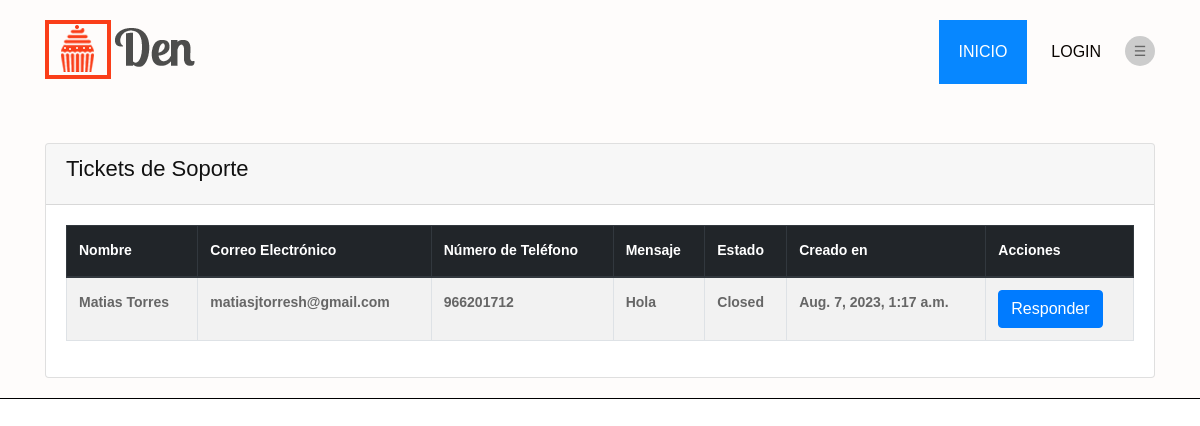
Page /create_ticket/ on the earlier database version.
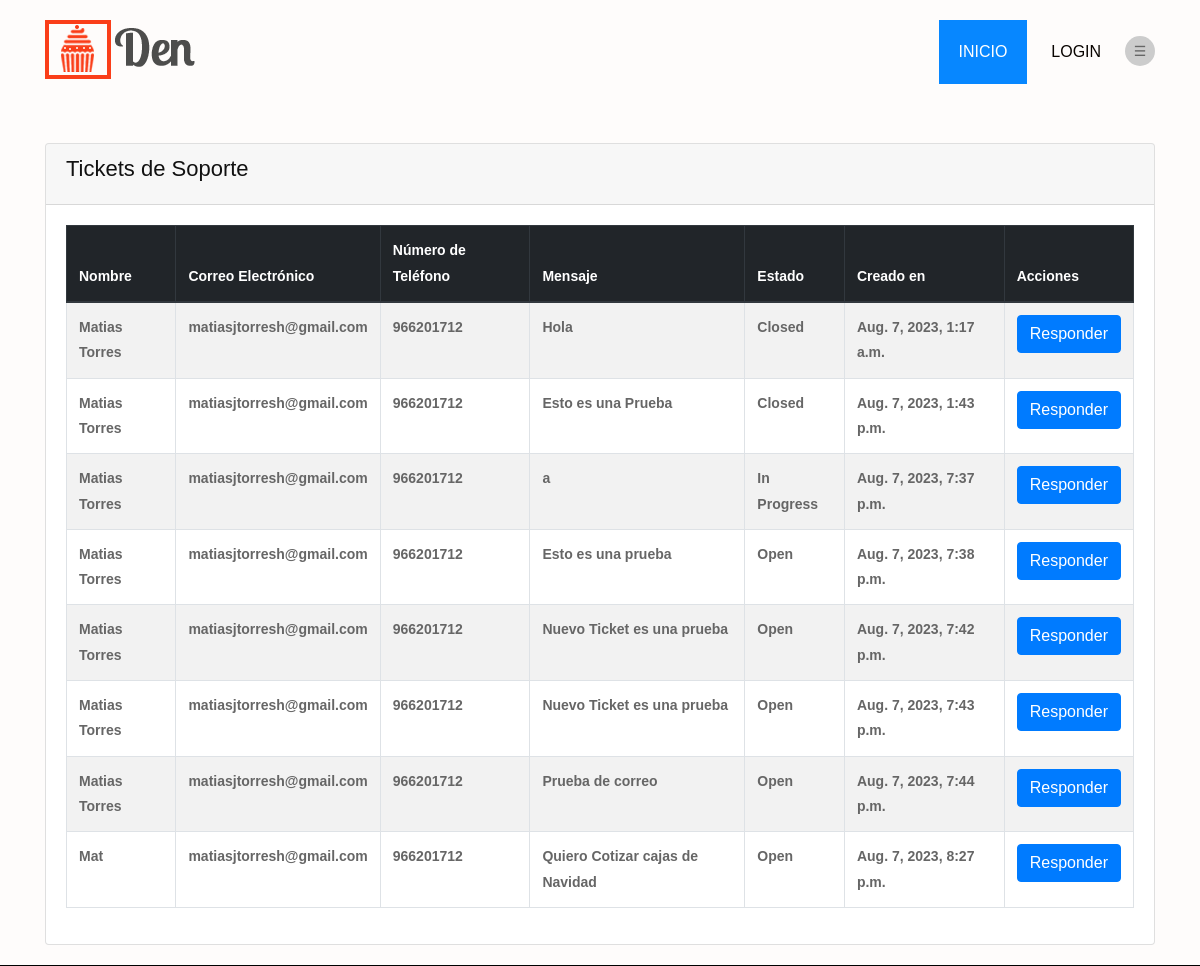
Same page on the later database version.
### core/models.py (models this page shows, shortened)
class Ticket(models.Model):
    STATUS_CHOICES = (
        ('Open', 'Abierto'),
        ('In Progress', 'En Progreso'),
        ('Closed', 'Cerrado'),
    )
    name = models.CharField(max_length=100)
    email = models.EmailField()
    phone_number = models.CharField(max_length=20)
    message = models.TextField()
    status = models.CharField(max_length=20, choices=STATUS_CHOICES, default='Open')
    created_at = models.DateTimeField(default=timezone.now)
    updated_at = models.DateTimeField(default=timezone.now)
    respuesta = models.TextField(blank=True, null=True)  # Campo para almacenar la respuesta

### core/views.py (the view)
# urls.py: path('create_ticket/', views.create_ticket, name='create_ticket'),
def create_ticket(request):
    tickets = Ticket.objects.all()
    context = {'tickets': tickets}
    return render(request, "core/create_ticket.html", context)

### core/templates/core/create_ticket.html (shortened to what this page needs)
{% extends 'core/base.html' %}
{% load static %}
{% block contenido %}
<div class="container mt-4">
    <div class="card">
        <div class="card-header">
            <h2>Tickets de Soporte</h2>
        </div>
        <div class="card-body">
            <div class="table-responsive">
                <table class="table table-bordered table-striped">
                    <thead class="thead-dark">
                        <tr>
                            <th><strong>Nombre</strong></th>
                            <th><strong>Correo Electrónico</strong></th>
                            <th><strong>Número de Teléfono</strong></th>
                            <th><strong>Mensaje</strong></th>
                            <th><strong>Estado</strong></th>
                            <th><strong>Creado en</strong></th>
                            <th><strong>Acciones</strong></th>
                        </tr>
                    </thead>
                    <tbody>
                        {% for ticket in tickets %}
                        <tr>
                            <td><strong>{{ ticket.name }}</strong></td>
                            <td><strong>{{ ticket.email }}</strong></td>
                            <td><strong>{{ ticket.phone_number }}</strong></td>
                            <td><strong>{{ ticket.message }}</strong></td>
                            <td><strong>{{ ticket.status }}</strong></td>
                            <td><strong>{{ ticket.created_at }}</strong></td>
                            <td>
                                <a href="{% url 'responder_ticket' ticket.id %}" class="btn btn-primary">Responder</a>
                            </td>
                        </tr>
                        {% endfor %}
                    </tbody>
                </table>
            </div>
        </div>
    </div>
</div>
{% endblock %}

Differences in the rows shown:
added Ticket: name "Matias Torres", email "matiasjtorresh@gmail.com", phone_number "966201712", message "Esto es una Prueba", status "Closed", created_at "Aug. 7, 2023, 1:43 p.m."
added Ticket: name "Matias Torres", email "matiasjtorresh@gmail.com", phone_number "966201712", message "a", status "In Progress", created_at "Aug. 7, 2023, 7:37 p.m."
added Ticket: name "Matias Torres", email "matiasjtorresh@gmail.com", phone_number "966201712", message "Esto es una prueba", status "Open", created_at "Aug. 7, 2023, 7:38 p.m."
added Ticket: name "Matias Torres", email "matiasjtorresh@gmail.com", phone_number "966201712", message "Nuevo Ticket es una prueba", status "Open", created_at "Aug. 7, 2023, 7:42 p.m."
added Ticket: name "Matias Torres", email "matiasjtorresh@gmail.com", phone_number "966201712", message "Nuevo Ticket es una prueba", status "Open", created_at "Aug. 7, 2023, 7:43 p.m."
added Ticket: name "Matias Torres", email "matiasjtorresh@gmail.com", phone_number "966201712", message "Prueba de correo", status "Open", created_at "Aug. 7, 2023, 7:44 p.m."
added Ticket: name "Mat", email "matiasjtorresh@gmail.com", phone_number "966201712", message "Quiero Cotizar cajas de Navidad", status "Open", created_at "Aug. 7, 2023, 8:27 p.m."
